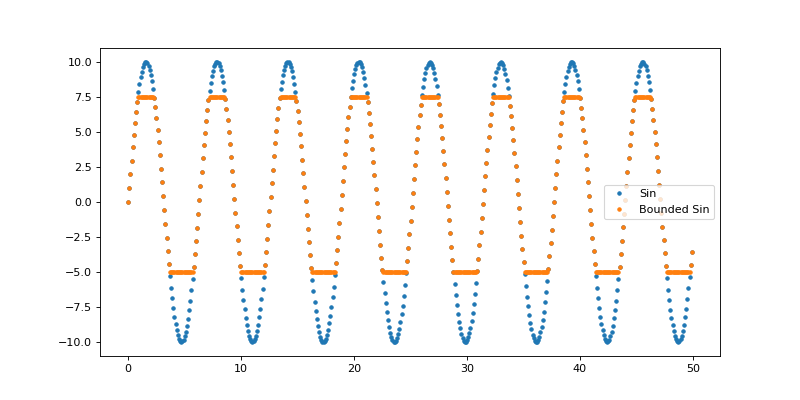

Generate this figure with Python:
import numpy
import matplotlib.pyplot as plt
from dsfaker.generators.autoincrement import Autoincrement
from dsfaker.generators.trigonometric import Sin
from dsfaker.generators.utils import BoundingOperator

x = Autoincrement(start=0, step=0.1, dtype=numpy.float32)
y = Sin(x.copy()) * 10
by = BoundingOperator(y.copy(), lb=-5, ub = 7.5)
fig, ax = plt.subplots(figsize=(10,5))
x_vals = x.get_batch(500)
ax.plot(x_vals, y.get_batch(500), '.', label="Sin")
ax.plot(x_vals, by.get_batch(500), '.', label="Bounded Sin")
plt.legend()
plt.show()
